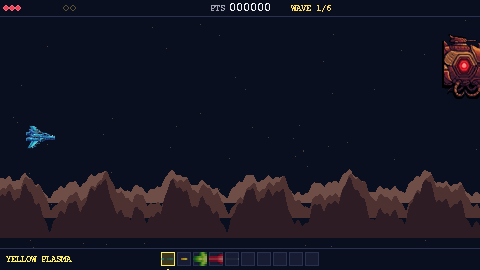

Reproduce this figure in Python.
"""Capture the boss at the very start of its entry (480, 60) to verify
the entry-start clipping is fixed.
"""
from __future__ import annotations

import os
import sys

os.environ.setdefault("SDL_VIDEODRIVER", "dummy")
os.environ.setdefault("SDL_AUDIODRIVER", "dummy")

import pygame
from pathlib import Path

from stellar_horizon.audio.midi_player import MidiPlayer
from stellar_horizon.scenes.gameplay import GameplayScene
from stellar_horizon.entities.boss import Boss
from stellar_horizon.settings import INTERNAL_W, INTERNAL_H


def main() -> None:
    out = Path("D:/AI/stellar-horizon/sprite_tests/capture_boss_entry.png")
    pygame.init()
    try:
        wave_json = Path("stellar_horizon/waves/waves_act1.json")
        assets_dir = Path("stellar_horizon/assets")
        s = GameplayScene(MidiPlayer(), wave_json, assets_dir)
        s.on_enter()

        b = Boss()
        b.phase = "phase_1"
        # Exact path start: (480, 60). Boss is 72x72, so half_w=36,
        # so the boss center at 480 means its right edge is at 516
        # (36px off-screen). The viewport clip in _draw_boss_sprite
        # is what prevents the silhouette from drawing a black bar
        # at the right edge.
        b.x, b.y = 480, 60
        b.action = "idle_patrol"
        s.boss = b
        s.boss_active = True

        surface = pygame.Surface((INTERNAL_W, INTERNAL_H))
        s.draw(surface)
        out.parent.mkdir(parents=True, exist_ok=True)
        pygame.image.save(surface, str(out))
        print(f"saved {out}  boss at ({b.x:.0f}, {b.y:.0f})")
    finally:
        pygame.quit()


if __name__ == "__main__":
    main()
